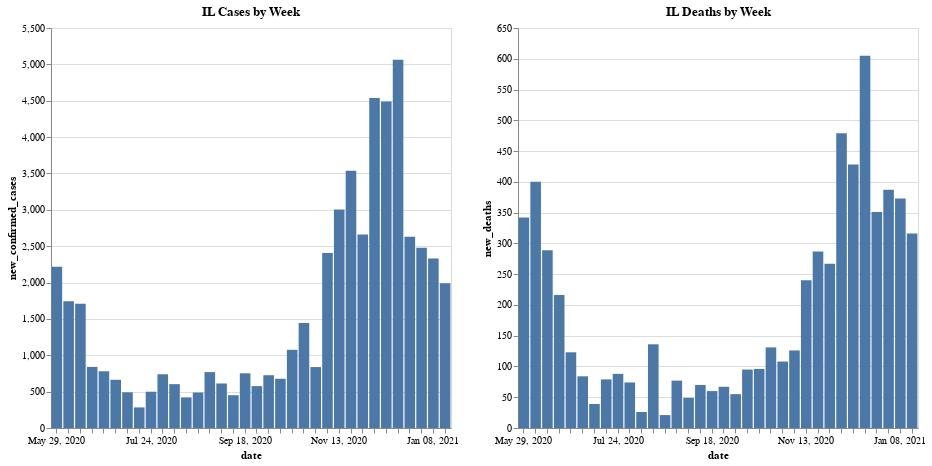

The notebook cell saved with this chart:
### Code cell
chart_title = 'IL Cases by Week'
chart1 = alt.Chart(df).mark_bar().encode(
                     x=alt.X('yearmonthdate(reported_date):O', title='date', axis=alt.Axis(labelSeparation=10)),
                     y='new_confirmed_cases',
                     ).properties( width=400, height=400, title=chart_title)
chart_title = 'IL Deaths by Week'
chart2 = alt.Chart(df).mark_bar().encode(
                     x=alt.X('yearmonthdate(reported_date):O', title='date', axis=alt.Axis(labelSeparation=10)),
                     y='new_deaths',
                     ).properties( width=400, height=400, title=chart_title)
chart1 | chart2

### Figure 1 — Vega-Lite specification as saved in the notebook (floating-point values rounded to 4 significant figures)
{"config": {"view": {"continuousWidth": 400, "continuousHeight": 300}}, "hconcat": [{"mark": "bar", "encoding": {"x": {"type": "ordinal", "axis": {"labelSeparation": 10}, "field": "reported_date", "timeUnit": "yearmonthdate", "title": "date"}, "y": {"type": "quantitative", "field": "new_confirmed_cases"}}, "height": 400, "title": "IL Cases by Week", "width": 400}, {"mark": "bar", "encoding": {"x": {"type": "ordinal", "axis": {"labelSeparation": 10}, "field": "reported_date", "timeUnit": "yearmonthdate", "title": "date"}, "y": {"type": "quantitative", "field": "new_deaths"}}, "height": 400, "title": "IL Deaths by Week", "width": 400}], "data": {"name": "data-1da0fc9faaae9e911303a2769a3a5bbc"}, "$schema": "https://vega.github.io/schema/vega-lite/v4.8.1.json", "datasets": {"data-1da0fc9faaae9e911303a2769a3a5bbc": [{"confirmed_cases": 14882, "deaths": 2402, "reported_date": "2020-05-23T00:00:00", "new_deaths": null, "new_confirmed_cases": null}, {"confirmed_cases": 17098, "deaths": 2744, "reported_date": "2020-05-29T00:00:00", "new_deaths": 342.0, "new_confirmed_cases": 2216.0}, {"confirmed_cases": 18840, "deaths": 3144, "reported_date": "2020-06-05T00:00:00", "new_deaths": 400.0, "new_confirmed_cases": 1742.0}, {"confirmed_cases": 20550, "deaths": 3433, "reported_date": "2020-06-12T00:00:00", "new_deaths": 289.0, "new_confirmed_cases": 1710.0}, {"confirmed_cases": 21390, "deaths": 3649, "reported_date": "2020-06-19T00:00:00", "new_deaths": 216.0, "new_confirmed_cases": 840.0}, {"confirmed_cases": 22170, "deaths": 3772, "reported_date": "2020-06-26T00:00:00", "new_deaths": 123.0, "new_confirmed_cases": 780.0}, {"confirmed_cases": 22833, "deaths": 3856, "reported_date": "2020-07-03T00:00:00", "new_deaths": 84.0, "new_confirmed_cases": 663.0}, {"confirmed_cases": 23324, "deaths": 3895, "reported_date": "2020-07-10T00:00:00", "new_deaths": 39.0, "new_confirmed_cases": 491.0}, {"confirmed_cases": 23607, "deaths": 3974, "reported_date": "2020-07-17T00:00:00", "new_deaths": 79.0, "new_confirmed_cases": 283.0}, {"confirmed_cases": 24106, "deaths": 4062, "reported_date": "2020-07-24T00:00:00", "new_deaths": 88.0, "new_confirmed_cases": 499.0}, {"confirmed_cases": 24845, "deaths": 4136, "reported_date": "2020-07-31T00:00:00", "new_deaths": 74.0, "new_confirmed_cases": 739.0}, {"confirmed_cases": 25448, "deaths": 4162, "reported_date": "2020-08-07T00:00:00", "new_deaths": 26.0, "new_confirmed_cases": 603.0}, {"confirmed_cases": 25869, "deaths": 4298, "reported_date": "2020-08-14T00:00:00", "new_deaths": 136.0, "new_confirmed_cases": 421.0}, {"confirmed_cases": 26357, "deaths": 4319, "reported_date": "2020-08-21T00:00:00", "new_deaths": 21.0, "new_confirmed_cases": 488.0}, {"confirmed_cases": 27126, "deaths": 4396, "reported_date": "2020-08-28T00:00:00", "new_deaths": 77.0, "new_confirmed_cases": 769.0}, {"confirmed_cases": 27738, "deaths": 4445, "reported_date": "2020-09-04T00:00:00", "new_deaths": 49.0, "new_confirmed_cases": 612.0}, {"confirmed_cases": 28189, "deaths": 4515, "reported_date": "2020-09-11T00:00:00", "new_deaths": 70.0, "new_confirmed_cases": 451.0}, {"confirmed_cases": 28941, "deaths": 4575, "reported_date": "2020-09-18T00:00:00", "new_deaths": 60.0, "new_confirmed_cases": 752.0}, {"confirmed_cases": 29517, "deaths": 4642, "reported_date": "2020-09-25T00:00:00", "new_deaths": 67.0, "new_confirmed_cases": 576.0}, {"confirmed_cases": 30243, "deaths": 4697, "reported_date": "2020-10-02T00:00:00", "new_deaths": 55.0, "new_confirmed_cases": 726.0}, {"confirmed_cases": 30920, "deaths": 4792, "reported_date": "2020-10-09T00:00:00", "new_deaths": 95.0, "new_confirmed_cases": 677.0}, {"confirmed_cases": 31995, "deaths": 4888, "reported_date": "2020-10-16T00:00:00", "new_deaths": 96.0, "new_confirmed_cases": 1075.0}, {"confirmed_cases": 33440, "deaths": 5019, "reported_date": "2020-10-23T00:00:00", "new_deaths": 131.0, "new_confirmed_cases": 1445.0}, {"confirmed_cases": 34278, "deaths": 5127, "reported_date": "2020-10-30T00:00:00", "new_deaths": 108.0, "new_confirmed_cases": 838.0}, {"confirmed_cases": 36683, "deaths": 5253, "reported_date": "2020-11-06T00:00:00", "new_deaths": 126.0, "new_confirmed_cases": 2405.0}, {"confirmed_cases": 39686, "deaths": 5493, "reported_date": "2020-11-13T00:00:00", "new_deaths": 240.0, "new_confirmed_cases": 3003.0}, {"confirmed_cases": 43222, "deaths": 5780, "reported_date": "2020-11-20T00:00:00", "new_deaths": 287.0, "new_confirmed_cases": 3536.0}, {"confirmed_cases": 45882, "deaths": 6047, "reported_date": "2020-11-27T00:00:00", "new_deaths": 267.0, "new_confirmed_cases": 2660.0}, {"confirmed_cases": 50418, "deaths": 6526, "reported_date": "2020-12-04T00:00:00", "new_deaths": 479.0, "new_confirmed_cases": 4536.0}, {"confirmed_cases": 54907, "deaths": 6954, "reported_date": "2020-12-11T00:00:00", "new_deaths": 428.0, "new_confirmed_cases": 4489.0}, {"confirmed_cases": 59970, "deaths": 7559, "reported_date": "2020-12-18T00:00:00", "new_deaths": 605.0, "new_confirmed_cases": 5063.0}, {"confirmed_cases": 62600, "deaths": 7910, "reported_date": "2020-12-25T00:00:00", "new_deaths": 351.0, "new_confirmed_cases": 2630.0}, {"confirmed_cases": 65078, "deaths": 8297, "reported_date": "2021-01-01T00:00:00", "new_deaths": 387.0, "new_confirmed_cases": 2478.0}, {"confirmed_cases": 67407, "deaths": 8670, "reported_date": "2021-01-08T00:00:00", "new_deaths": 373.0, "new_confirmed_cases": 2329.0}, {"confirmed_cases": 69398, "deaths": 8986, "reported_date": "2021-01-15T00:00:00", "new_deaths": 316.0, "new_confirmed_cases": 1991.0}]}}
